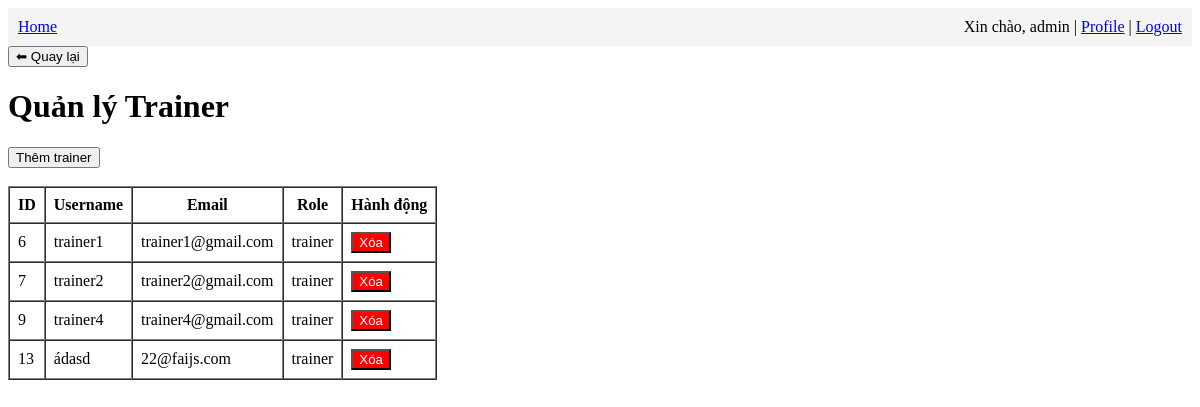
Page /admin/manage_trainers (signed in) on the committed database.
### app/models.py (models this page shows, shortened)
class User(UserMixin, db.Model):
    id: so.Mapped[int] = so.mapped_column(primary_key=True)
    username: so.Mapped[str] = so.mapped_column(sa.String(64), index=True,unique=True)
    email: so.Mapped[str] = so.mapped_column(sa.String(120), index=True,unique=True)
    password_hash: so.Mapped[Optional[str]] = so.mapped_column(sa.String(256))
    role = db.Column(db.String(20), default=Role.MEMBER)
    qr_secret = db.Column(db.String(64))

### app/admin/routes.py (the view)
    def wrapper(*args, **kwargs):
        if current_user.role != "admin":
            flash("Bạn không có quyền truy cập.")
            return redirect(url_for("main.index"))
        return func(*args, **kwargs)

### app/admin/routes.py (called while the page is built)
def admin_required(func):
    def wrapper(*args, **kwargs):
        if current_user.role != "admin":
            flash("Bạn không có quyền truy cập.")
            return redirect(url_for("main.index"))
        return func(*args, **kwargs)
    wrapper.__name__ = func.__name__
    return wrapper

@bp.route('/manage_trainers')
@login_required
@admin_required
def manage_trainers():
    trainers = User.query.filter_by(role="trainer").all()
    return render_template('admin/manage_trainers.html', trainers=trainers)

### app/models.py (called while the page is built)
@login.user_loader
def load_user(id):
    return db.session.get(User, int(id))

### app/admin/templates/admin/manage_trainers.html (shortened to what this page needs)
{% extends "base.html" %}
{% block content %}
<h1>Quản lý Trainer</h1>
    <a href="{{ url_for('admin.add_trainer') }}">
        <button>Thêm trainer</button>
    </a>
    <br><br>
    <table border="1" cellpadding="8" cellspacing="0">
        <tr>
            <th>ID</th>
            <th>Username</th>
            <th>Email</th>
            <th>Role</th>
            <th>Hành động</th>
        </tr>
        {% for trainer in trainers %}
        <tr>
            <td>{{ trainer.id }}</td>
            <td>{{ trainer.username }}</td>
            <td>{{ trainer.email }}</td>
            <td>{{ trainer.role }}</td>
            <td>
                <a href="{{ url_for('admin.delete_trainer', trainer_id=trainer.id) }}">
                    <button style="background:red;color:white;">Xóa</button>
                </a>
            </td>
        </tr>
        {% endfor %}
    </table>
{% endblock %}

### app/templates/base.html (shortened to what this page needs)
<!DOCTYPE html>
<html lang="en">
<head>
  <link rel="stylesheet" href="{{ url_for('static', filename='css/styles.css') }}">
</head>
<body>
  <nav style="background-color: #f4f4f4; padding: 10px;">
    <a href="{{ url_for('main.home') }}">Home</a>
    {% if current_user.is_authenticated %}
    <div style="float: right;">
        <span>Xin chào, {{ current_user.username }} | </span>
        <a href="{{ url_for('main.profile') }}">Profile</a> |
        <a href="{{ url_for('auth.logout') }}">Logout</a>
    </div>
    {% endif %}
  </nav>
  <div class="container">
    <button onclick="window.history.back()" class="btn-back">⬅ Quay lại</button>
    {% block content %}{% endblock %}
  </div>
</body>
</html>

### rows in the picture
User: username "admin"
User: id "6", username "trainer1", email "trainer1@gmail.com", role "trainer"
User: id "7", username "trainer2", email "trainer2@gmail.com", role "trainer"
User: id "9", username "trainer4", email "trainer4@gmail.com", role "trainer"
User: id "13", username "ádasd", email "22@faijs.com", role "trainer"
